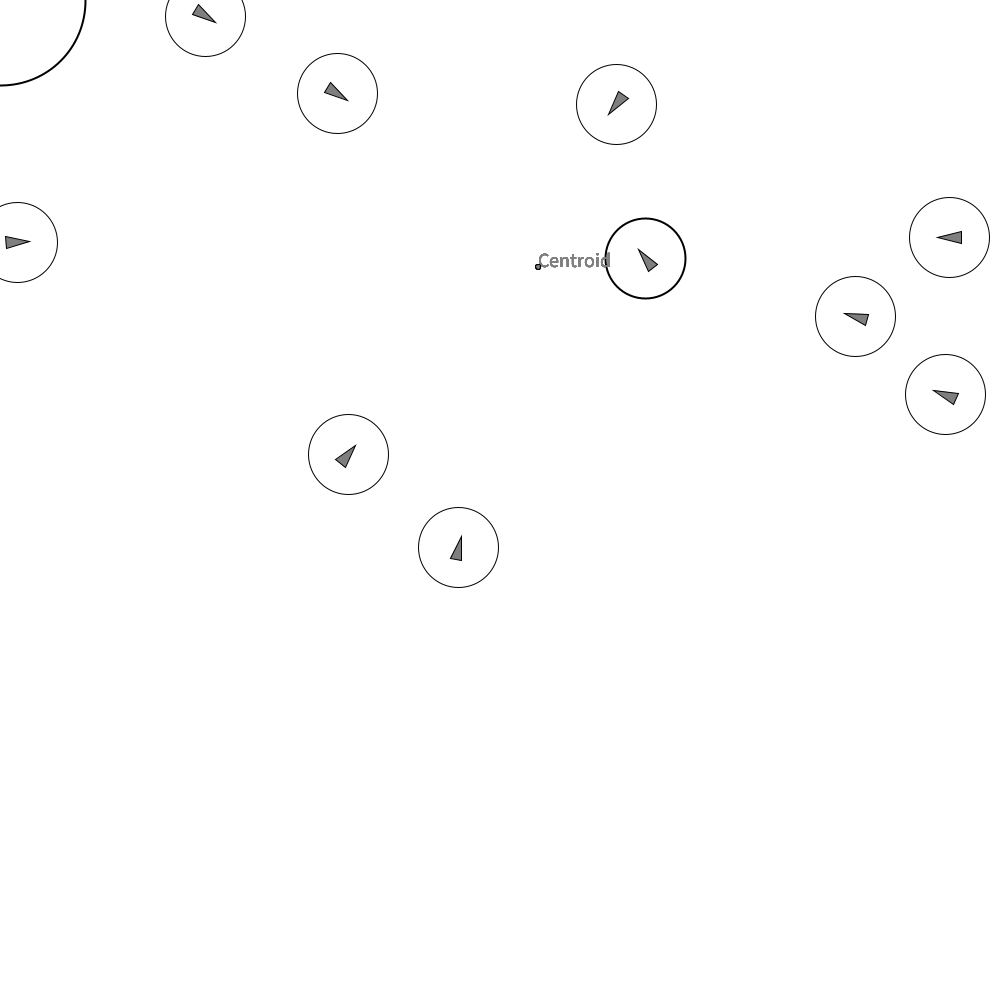
Frame 1 (no input)
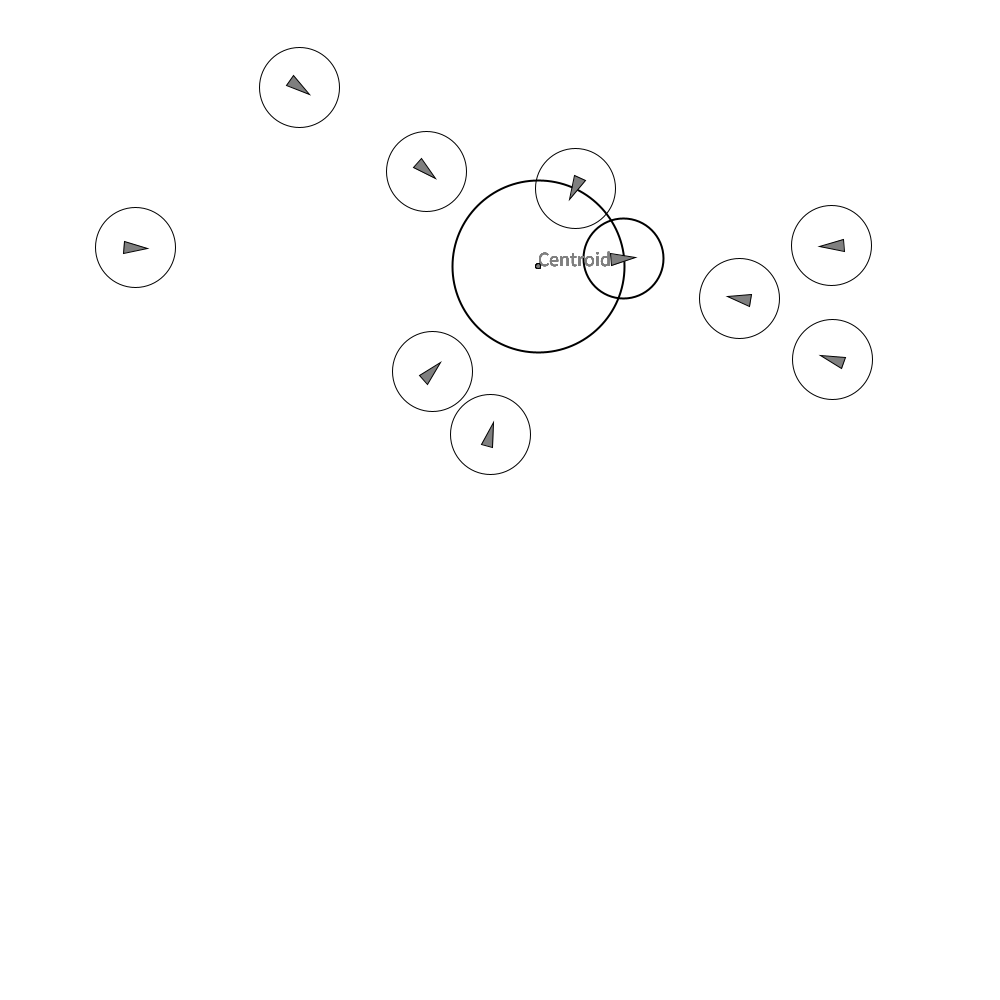
Frame 60 (the mouse pressed at the canvas centre just before this capture)
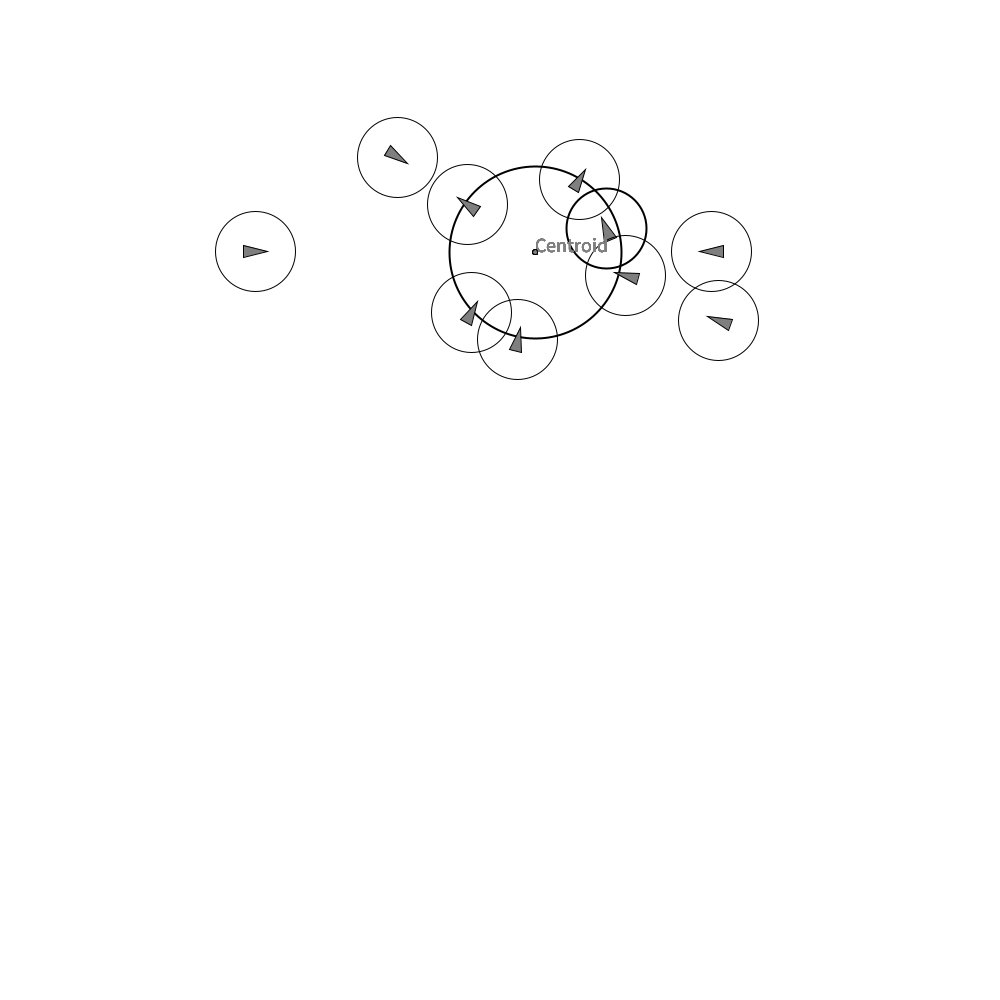
Frame 120 (the mouse held since frame 60 and released just before this capture)

The Processing sketch that drew these frames (run headless with seeded random() and noise(); from frame 60 on, the mouse is pressed at the canvas centre):

// Processing sketch: main
// ── main.pde
//version 3
ArrayList<Vehicle> vehicles;  //Array of robot objects
int n = 10;                   //number of robots in the system
float rad = 0;                // radius of rendezvous circle
float centroidx=0, centroidy=0;// coordinate points of the centroid

void setup() {
  size(1000, 1000);    // define canvase size

  // create a list of vehicles and add vehicles at random positions
  vehicles = new ArrayList<Vehicle>();
  for (int i=0; i<n; i++)
  {
    vehicles.add(new Vehicle(random(1000), random(1000)));
  }
  Vehicle temp = vehicles.get(0);
  float tempsr = temp.SR;
  float circumference = tempsr*1.35*n;
  rad = circumference/(2*PI);
}

void draw() {
  // show the circle around the centroid
  background(255);
  fill(255);
  stroke(0);
  strokeWeight(2);
  ellipse(centroidx, centroidy, rad*2, rad*2);

  centroid(); // calculate centroid position at each iteration

  // iterate through the robots and seek the centroid position
  for (Vehicle v : vehicles) {               

    {
      v.seek(new PVector(centroidx, centroidy), rad, vehicles);
      v.update();

      v.display();
    } 

    // show the centroid text
    textSize(20);
    text("Centroid", centroidx, centroidy);
    ellipse(centroidx, centroidy, 5, 5);
    fill(0);
  }
}
void centroid() {
  float x=0, y=0;
  for (Vehicle v : vehicles)
  {
    x+=v.position.x;
    y+=v.position.y;
  }
  centroidx=x/n;
  centroidy=y/n;
}

// ── Vehicle.pde
// The "Vehicle" class representing the robots

class Vehicle {
  float SR=40;
  PVector position;
  PVector velocity;
  PVector acceleration;
  float kp=0.1;      // proportionality constant for go-to-goal behaviour
  float r;           // determining the size of the robot vehicles      
  float maxforce;    // Maximum steering force
  float maxspeed;    // Maximum speed

  Vehicle(float x, float y) {
    acceleration = new PVector(0,0);
    velocity = new PVector(0,-2);
    position = new PVector(x,y);
    r = 6;
    maxspeed = 2;
    maxforce = 0.1;
  }

  // Method to update position 
  void update() {
    // Update velocity
    velocity.add(acceleration);
    // Limit speed
    velocity.limit(maxspeed);
    position.add(velocity);
    // Reset accelerationelertion to 0 each cycle
    acceleration.mult(0);
  }
  // Method to apply steering or other types of force on the robots
  void applyForce(PVector force) {
    // We could add mass here if we want A = F / M
    acceleration.add(force);
  }

  // A method that calculates a steering force towards a target
  // STEER = DESIRED MINUS VELOCITY
  void seek(PVector target, float radius,ArrayList<Vehicle> vehicles) {
    // A vector pointing from the position to the target
    PVector desired = PVector.sub(target,position);  
    float dist = desired.mag()-radius;
    
    float m = dist*kp;
    desired.setMag(m);
    
    PVector steer = PVector.sub(desired,velocity);
    steer = PVector.add(steer.mult(0.4),avoid(vehicles).mult(0.6));
    applyForce(steer);
  }
   // method to display each robot vehicle
  void display() {
    // Draw a triangle rotated in the direction of velocity
    noFill();
    ellipse(position.x,position.y,SR*2,SR*2);
    float theta = velocity.heading2D() + PI/2;
    fill(127);
    stroke(0);
    strokeWeight(1);
    pushMatrix();
    translate(position.x,position.y);
    rotate(theta);
    beginShape();
    vertex(0, -r*2);
    vertex(-r, r*2);
    vertex(r, r*2);
    endShape(CLOSE);
    popMatrix();
  }
  // avoid robots behaviour
  PVector avoid(ArrayList<Vehicle> vehicles)
  {
    PVector avoid_vel = new PVector(0,0);  // initialize with a null vector
    for(Vehicle v:vehicles)
    {
      // if any other robot is very close to the robot
      if(v.position != position && position.dist(v.position)<SR+10) 
      {
        // add avoiding velocity with respect to 
        // that robot to the avoid_vel vector
        avoid_vel.add(PVector.sub(position,v.position));                     
      }
    }
    return avoid_vel;
  }
}
